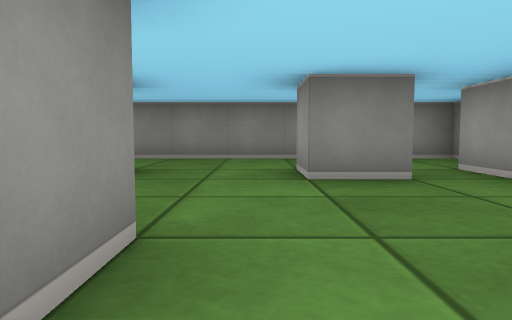
View 1 (above)

12 first-person views from a walk through a cub3D ray-caster map. The camera is about half as high as the walls, tilts 4° down and sees 70° across. The floor is counted in squares. Each view is taken from the middle of a square. On the plan, view 1 faces up. The plan holds only what a view shows up to about 9 squares ahead; the rest is blank.

View 2
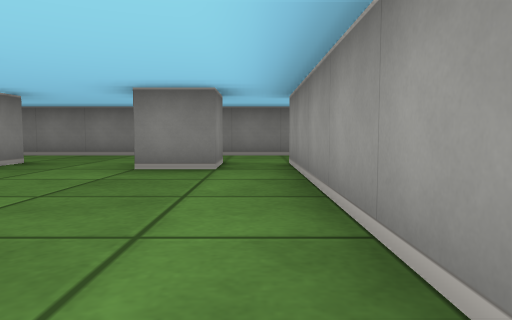

View 3
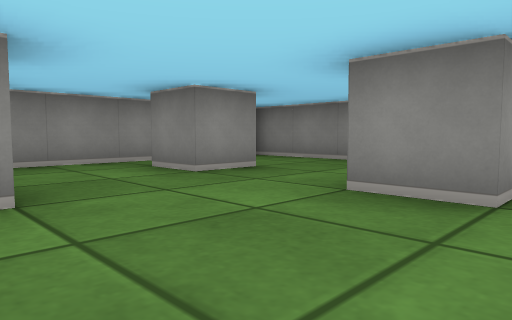

View 4
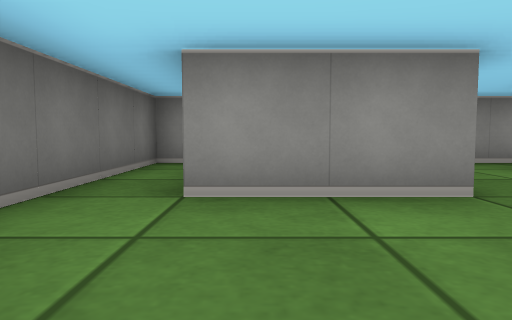

View 5
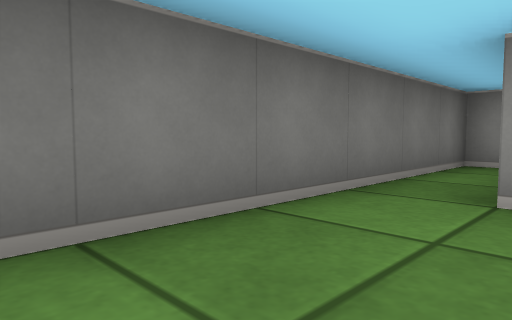

View 6
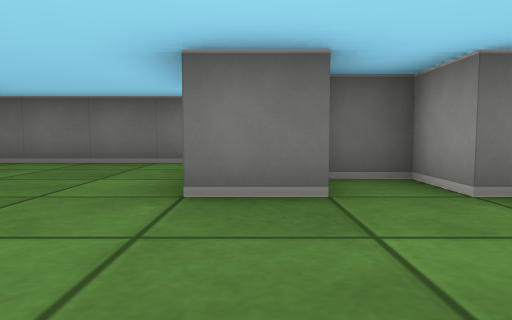

View 7
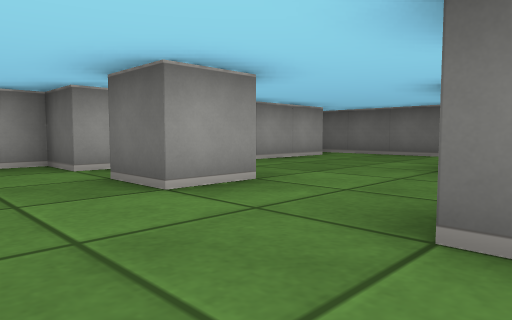

View 8
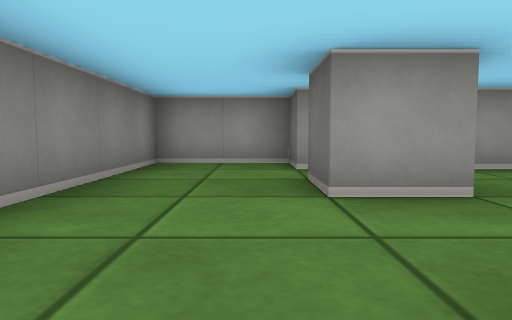

View 9
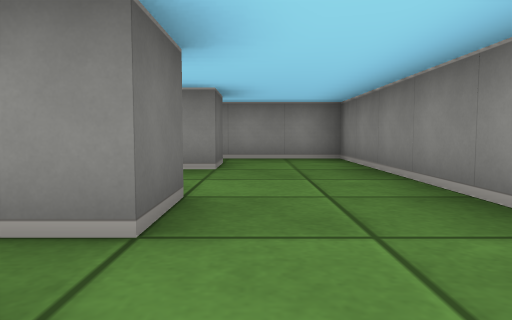

View 10
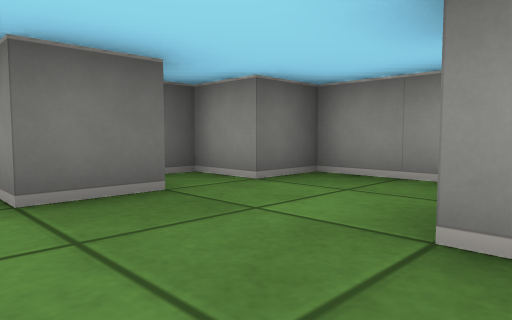

View 11
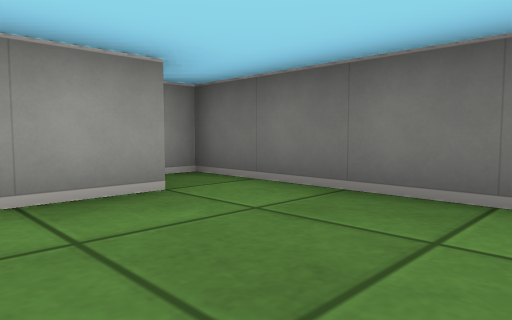

View 12
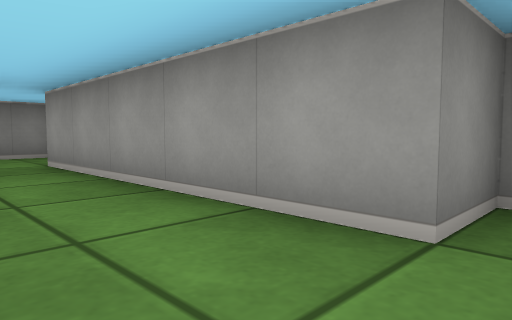

### Floor plan
Points are (right, up) in squares from view 1. A wall is a line through its corners. A room is listed if a view was taken in it or the views show most of it. See-through windows are left out.
Room 1 (views 1, 2, 3, 4, 5, 6, 7, 8, 9, 10, 11, 12)
walls: (0.5, 3.5) (0.5, 4.5) (1.5, 4.5) (1.5, 3.5) (0.5, 3.5); (-1.6, 1.5) (-0.5, 1.5) (-0.5, -0.5); (-2.5, 4.5) (-1.5, 4.5) (-1.5, 3.5) (-2.5, 3.5); (-3.5, -1) (-3.5, -1.5) (3.5, -1.5) (3.5, -0.5) (2.5, -0.5) (2.5, 4.5) (3.5, 4.5) (3.5, 6.5) (-3.5, 6.5) (-3.5, 1.5) (-2.5, 1.5) (-2.5, 0.5) (-1.6, 0.5)

Where each view was taken, in squares from view 1:
view 1: 0 up, 0 right, facing up
view 2: 1 down, 2 right, facing up
view 3: 1 up, 2 right, facing up-left
view 4: 0 up, 2 right, facing left
view 5: 0 up, 2 right, facing down-left
view 6: 4 up, 1 left, facing down
view 7: 6 up, 2 left, facing down-right
view 8: 5 up, 2 left, facing right
view 9: 5 up, 3 right, facing left
view 10: 4 up, 0 right, facing down-left
view 11: 1 up, 0 right, facing down-right
view 12: 1 down, 1 right, facing up-right
